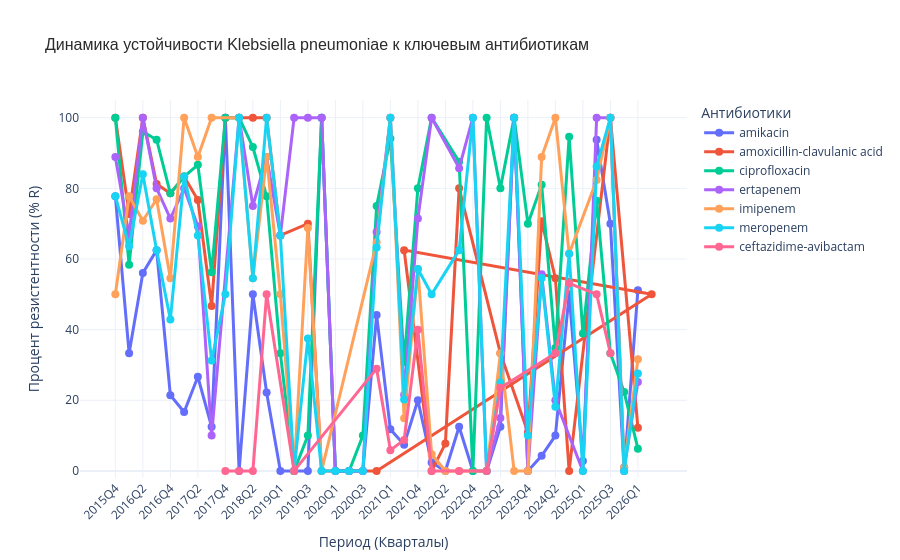

Notebook code cell kept with this figure:
### Code cell
# 2. ФИЛЬТРАЦИЯ ПО КОНКРЕТНОЙ БАКТЕРИИ 
# Фильтруем датафрейм только по Klebsiella pneumoniae
kp_df = df[df["Scientific name"] == "Klebsiella pneumoniae"].copy()

# Создаем временной интервал (группировка по кварталам 'Q')
kp_df["Period"] = kp_df["Create date"].dt.to_period("Q")

# --- 3. ВЫБОР СПИСКА АНТИБИОТИКОВ ДЛЯ K. PNEUMONIAE ---
# Обновленный список: добавлены ключевые цефалоспорины, карбапенемы и защищенные бета-лактамы
my_antibiotics = [
    "meropenem",
    "imipenem",
    "ceftazidime-avibactam",  # Крайне важен для карбапенем-резистентной Клебсиеллы
    "ertapenem",
    "amoxicillin-clavulanic acid",  # Базовая защита
    "ciprofloxacin",  # Фторхинолон для полноты картины
    "amikacin",  # Аминогликозид резерва
]

# Фильтруем данные строго по вашему списку
kp_filtered = kp_df[kp_df["Antibiotic"].isin(my_antibiotics)]

# --- 4. РАСЧЕТ ПРОЦЕНТА РЕЗИСТЕНТНОСТИ (% R) ---
trend_data = (
    kp_filtered.groupby(["Period", "Antibiotic"])["Resistance phenotype"]
    .apply(lambda x: (x.str.upper() == "RESISTANT").sum() / x.count() * 100)
    .reset_index(name="Resistance_Rate")
)

# Переводим периоды в строковый формат для корректного отображения в Plotly
trend_data["Period"] = trend_data["Period"].astype(str)

# Сортируем данные по периодам, чтобы линии на графике шли последовательно
trend_data = trend_data.sort_values("Period")


# --- 5. ПОСТРОЕНИЕ ИНТЕРАКТИВНОГО ГРАФИКА (PLOTLY) ---
fig = px.line(
    trend_data,
    x="Period",
    y="Resistance_Rate",
    color="Antibiotic",  # Разделение линий по антибиотикам
    title="Динамика устойчивости Klebsiella pneumoniae к ключевым антибиотикам",
    markers=True,  # Включаем точки (маркеры) на изгибах линий
    labels={  # Красивые названия осей во всплывающих подсказках
        "Period": "Период (Кварталы)",
        "Resistance_Rate": "Процент резистентности (% R)",
        "Antibiotic": "Антибиотик",
    },
)

# Настройка стиля и удобства отображения
fig.update_layout(
    title_font_size=16,
    title_font_family="Arial",
    title_font_color="#2b2b2b",
    xaxis_tickangle=-45,  # Поворачиваем даты, чтобы не перекрывали друг друга
    yaxis_range=[
        -2,
        105,
    ],  # Ограничиваем ось Y от 0 до 100 (с небольшим запасом для красоты)
    template="plotly_white",  # Чистый белый фон с аккуратной сеткой
    hovermode="x unified",  # При наведении показывает данные всех антибиотиков сразу
    legend=dict(
        title_text="Антибиотики",
        yanchor="top",
        y=1,
        xanchor="left",
        x=1.02,  # Убираем легенду вправо, чтобы она не мешала графику
    ),
)

# Настройка самих линий (толщина и размер точек)
fig.update_traces(
    line_width=3,
    marker_size=8,
    hovertemplate="%{y:.1f}%",  # Округляем процент в подсказке до 1 знака после запятой
)

# Показ графика
fig.show()

# Сохранение в интерактивный HTML файл
fig.write_html("klebsiella_resistance_plotly.html")
print("[Успешно] Интерактивный график сохранен как 'klebsiella_resistance_plotly.html'")

### Figure 1 — Plotly figure (JSON) as saved in the notebook; plotly's stock layout.template omitted (floating-point values rounded to 4 significant figures)
{"data": [{"hovertemplate": "%{y:.1f}%", "legendgroup": "amikacin", "line": {"color": "#636efa", "dash": "solid", "width": 3}, "marker": {"size": 8, "symbol": "circle"}, "mode": "lines+markers", "name": "amikacin", "orientation": "v", "showlegend": true, "type": "scatter", "x": ["2015Q4", "2016Q1", "2016Q2", "2016Q3", "2016Q4", "2017Q1", "2017Q2", "2017Q3", "2017Q4", "2018Q1", "2018Q2", "2018Q3", "2019Q1", "2019Q2", "2019Q3", "2019Q4", "2020Q1", "2020Q2", "2020Q3", "2020Q4", "2021Q1", "2021Q3", "2021Q4", "2022Q1", "2022Q2", "2022Q3", "2022Q4", "2023Q1", "2023Q2", "2023Q3", "2023Q4", "2024Q1", "2024Q2", "2024Q3", "2025Q1", "2025Q2", "2025Q3", "2025Q4", "2026Q1"], "xaxis": "x", "y": [77.78, 33.33, 56.0, 62.5, 21.43, 16.67, 26.67, 12.5, 100.0, 0.0, 50.0, 22.22, 0.0, 0.0, 0.0, 100.0, 0.0, 0.0, 0.0, 44.12, 11.76, 7.447, 20.0, 2.353, 0.0, 12.5, 0.0, 0.0, 12.5, 100.0, 0.0, 4.292, 10.0, 50.0, 2.778, 93.75, 70.0, 0.0, 51.18], "yaxis": "y"}, {"hovertemplate": "%{y:.1f}%", "legendgroup": "amoxicillin-clavulanic acid", "line": {"color": "#EF553B", "dash": "solid", "width": 3}, "marker": {"size": 8, "symbol": "circle"}, "mode": "lines+markers", "name": "amoxicillin-clavulanic acid", "orientation": "v", "showlegend": true, "type": "scatter", "x": ["2015Q4", "2016Q1", "2016Q2", "2016Q3", "2016Q4", "2017Q1", "2017Q2", "2017Q3", "2017Q4", "2018Q1", "2018Q2", "2018Q3", "2019Q1", "2019Q3", "2019Q4", "2020Q4", "2021Q2", "2021Q3", "2022Q1", "2022Q2", "2022Q3", "2023Q2", "2023Q4", "2024Q1", "2024Q2", "2024Q3", "2025Q3", "2026Q1"], "xaxis": "x", "y": [100.0, 72.73, 100.0, 81.25, 78.57, 83.33, 76.67, 46.67, 100.0, 100.0, 100.0, 100.0, 66.67, 70.0, 0.0, 0.0, 50.0, 62.5, 0.0, 7.742, 80.0, 33.33, 10.91, 70.69, 54.55, 0.0, 100.0, 12.25], "yaxis": "y"}, {"hovertemplate": "%{y:.1f}%", "legendgroup": "ciprofloxacin", "line": {"color": "#00cc96", "dash": "solid", "width": 3}, "marker": {"size": 8, "symbol": "circle"}, "mode": "lines+markers", "name": "ciprofloxacin", "orientation": "v", "showlegend": true, "type": "scatter", "x": ["2015Q4", "2016Q1", "2016Q2", "2016Q3", "2016Q4", "2017Q1", "2017Q2", "2017Q3", "2017Q4", "2018Q1", "2018Q2", "2018Q3", "2019Q1", "2019Q2", "2019Q3", "2019Q4", "2020Q1", "2020Q2", "2020Q3", "2020Q4", "2021Q1", "2021Q3", "2021Q4", "2022Q1", "2022Q3", "2022Q4", "2023Q1", "2023Q2", "2023Q3", "2023Q4", "2024Q1", "2024Q2", "2024Q3", "2025Q1", "2025Q2", "2025Q3", "2025Q4", "2026Q1"], "xaxis": "x", "y": [100.0, 58.33, 96.0, 93.75, 78.57, 83.33, 86.67, 56.25, 100.0, 100.0, 91.67, 77.78, 33.33, 0.0, 10.0, 100.0, 0.0, 0.0, 10.0, 75.0, 94.12, 30.77, 80.0, 100.0, 87.5, 0.0, 100.0, 80.0, 100.0, 70.0, 81.03, 34.78, 94.57, 38.89, 76.47, 33.33, 22.33, 6.299], "yaxis": "y"}, {"hovertemplate": "%{y:.1f}%", "legendgroup": "ertapenem", "line": {"color": "#ab63fa", "dash": "solid", "width": 3}, "marker": {"size": 8, "symbol": "circle"}, "mode": "lines+markers", "name": "ertapenem", "orientation": "v", "showlegend": true, "type": "scatter", "x": ["2015Q4", "2016Q1", "2016Q2", "2016Q3", "2016Q4", "2017Q1", "2017Q2", "2017Q3", "2018Q1", "2018Q2", "2018Q3", "2019Q1", "2019Q2", "2019Q3", "2019Q4", "2020Q1", "2020Q2", "2020Q3", "2020Q4", "2021Q1", "2021Q3", "2021Q4", "2022Q1", "2022Q3", "2022Q4", "2023Q1", "2023Q2", "2023Q3", "2023Q4", "2024Q1", "2024Q2", "2025Q1", "2025Q2", "2025Q3", "2025Q4", "2026Q1"], "xaxis": "x", "y": [88.89, 66.67, 100.0, 80.0, 71.43, 80.0, 69.23, 10.0, 100.0, 75.0, 88.89, 66.67, 100.0, 100.0, 100.0, 0.0, 0.0, 0.0, 67.65, 100.0, 21.59, 71.43, 100.0, 85.71, 100.0, 0.0, 15.0, 100.0, 0.0, 55.66, 20.0, 0.0, 100.0, 100.0, 1.01, 25.2], "yaxis": "y"}, {"hovertemplate": "%{y:.1f}%", "legendgroup": "imipenem", "line": {"color": "#FFA15A", "dash": "solid", "width": 3}, "marker": {"size": 8, "symbol": "circle"}, "mode": "lines+markers", "name": "imipenem", "orientation": "v", "showlegend": true, "type": "scatter", "x": ["2015Q4", "2016Q1", "2016Q2", "2016Q3", "2016Q4", "2017Q1", "2017Q2", "2017Q3", "2018Q1", "2018Q2", "2018Q3", "2019Q1", "2019Q2", "2019Q3", "2019Q4", "2020Q4", "2021Q1", "2021Q3", "2021Q4", "2022Q1", "2022Q2", "2022Q3", "2023Q1", "2023Q2", "2023Q3", "2023Q4", "2024Q1", "2024Q2", "2024Q3", "2025Q2", "2025Q3", "2025Q4", "2026Q1"], "xaxis": "x", "y": [50.0, 77.78, 70.83, 76.92, 54.55, 100.0, 88.89, 100.0, 100.0, 54.55, 88.89, 50.0, 0.0, 68.75, 0.0, 64.71, 100.0, 14.89, 57.14, 4.706, 0.0, 0.0, 0.0, 33.33, 0.0, 0.0, 88.89, 100.0, 61.46, 82.35, 100.0, 0.9615, 31.62], "yaxis": "y"}, {"hovertemplate": "%{y:.1f}%", "legendgroup": "meropenem", "line": {"color": "#19d3f3", "dash": "solid", "width": 3}, "marker": {"size": 8, "symbol": "circle"}, "mode": "lines+markers", "name": "meropenem", "orientation": "v", "showlegend": true, "type": "scatter", "x": ["2015Q4", "2016Q1", "2016Q2", "2016Q3", "2016Q4", "2017Q1", "2017Q2", "2017Q3", "2017Q4", "2018Q1", "2018Q2", "2018Q3", "2019Q1", "2019Q2", "2019Q3", "2019Q4", "2020Q1", "2020Q2", "2020Q3", "2020Q4", "2021Q1", "2021Q3", "2021Q4", "2022Q1", "2022Q3", "2022Q4", "2023Q1", "2023Q2", "2023Q3", "2023Q4", "2024Q1", "2024Q2", "2024Q3", "2025Q1", "2025Q2", "2025Q3", "2025Q4", "2026Q1"], "xaxis": "x", "y": [77.78, 63.64, 84.0, 62.5, 42.86, 83.33, 66.67, 31.25, 50.0, 100.0, 54.55, 100.0, 66.67, 0.0, 37.5, 0.0, 0.0, 0.0, 0.0, 63.24, 100.0, 20.21, 57.14, 50.0, 62.5, 100.0, 0.0, 25.0, 100.0, 10.0, 54.63, 18.18, 61.46, 0.0, 86.21, 100.0, 0.0, 27.56], "yaxis": "y"}, {"hovertemplate": "%{y:.1f}%", "legendgroup": "ceftazidime-avibactam", "line": {"color": "#FF6692", "dash": "solid", "width": 3}, "marker": {"size": 8, "symbol": "circle"}, "mode": "lines+markers", "name": "ceftazidime-avibactam", "orientation": "v", "showlegend": true, "type": "scatter", "x": ["2017Q4", "2018Q1", "2018Q2", "2018Q3", "2019Q2", "2020Q4", "2021Q1", "2021Q3", "2021Q4", "2022Q1", "2022Q3", "2023Q1", "2023Q2", "2024Q2", "2024Q3", "2025Q2", "2025Q3"], "xaxis": "x", "y": [0.0, 0.0, 0.0, 50.0, 0.0, 28.95, 5.882, 8.791, 40.0, 0.0, 0.0, 0.0, 23.53, 33.33, 53.12, 50.0, 33.33], "yaxis": "y"}], "layout": {"hovermode": "x unified", "legend": {"title": {"text": "Антибиотики"}, "tracegroupgap": 0, "x": 1.02, "xanchor": "left", "y": 1, "yanchor": "top"}, "title": {"font": {"color": "#2b2b2b", "family": "Arial", "size": 16}, "text": "Динамика устойчивости Klebsiella pneumoniae к ключевым антибиотикам"}, "xaxis": {"anchor": "y", "domain": [0, 1], "tickangle": -45, "title": {"text": "Период (Кварталы)"}}, "yaxis": {"anchor": "x", "domain": [0, 1], "range": [-2, 105], "title": {"text": "Процент резистентности (% R)"}}}}
